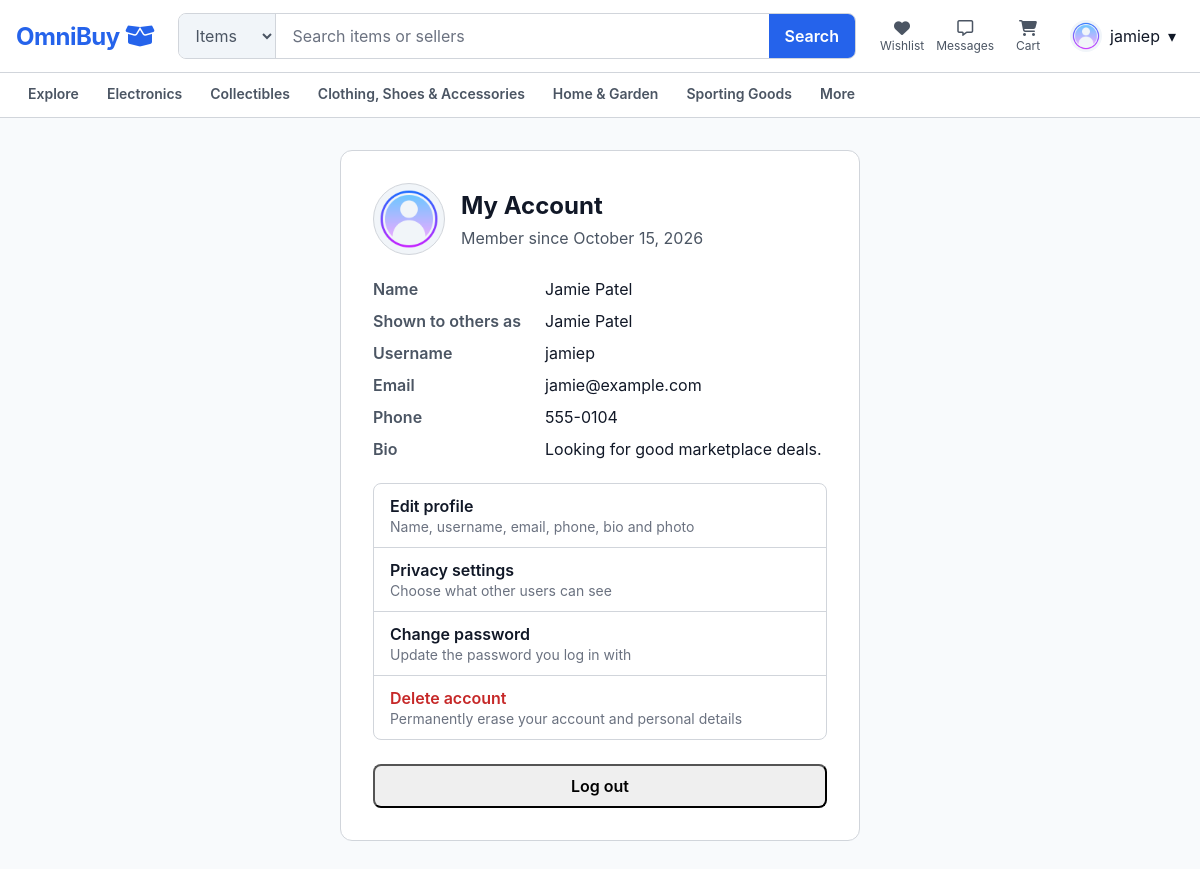
Screenshot of /pages/account.php (signed in) with the database file from the repository.
### tables this page shows
CREATE TABLE users (
    user_id BIGINT UNSIGNED NOT NULL AUTO_INCREMENT PRIMARY KEY,
    created_at TIMESTAMP NOT NULL DEFAULT CURRENT_TIMESTAMP,
    first_name VARCHAR(100) NOT NULL,
    last_name VARCHAR(100) NOT NULL,
    username VARCHAR(100) NOT NULL,
    email VARCHAR(255) NOT NULL,
    password_hash VARCHAR(255) NOT NULL,
    is_email_verified BOOLEAN NOT NULL DEFAULT FALSE,
    phone_number VARCHAR(20) NOT NULL,
    birth_date DATE NOT NULL,
    profile_image_url VARCHAR(2000) NULL,
    bio TEXT NULL DEFAULT NULL,
    is_last_name_hidden BOOLEAN NOT NULL DEFAULT FALSE,
    account_status ENUM(
        'active',
        'suspended',
        'restricted',
         
        'deleted'
    ) NOT NULL
        DEFAULT 'active',
    
    UNIQUE KEY uq_users_username (username),
    UNIQUE KEY uq_users_email (email)
);

### includes/auth.php (called while the page is built, shortened)
<?php
function isLoggedIn(): bool
{
    return isset($_SESSION['user_id']);
}
function currentUser(): ?array
{
    return [
        'user_id' => (int) $_SESSION['user_id'],
        'username' => (string) ($_SESSION['username'] ?? ''),
        'avatar_url' => (string) ($_SESSION['avatar_url'] ?? AUTH_DEFAULT_AVATAR),
        'is_seller' => (bool) ($_SESSION['is_seller'] ?? false),
    ];
}

### includes/account.php (called while the page is built, shortened)
<?php
require_once __DIR__ . '/auth.php';
function loadAccount(PDO $pdo, int $userId): ?array
{
    $stmt = $pdo->prepare('
        SELECT
            user_id, first_name, last_name, username, email, phone_number,
            birth_date, profile_image_url, bio, is_last_name_hidden, created_at
        FROM users
        WHERE user_id = :id
    ');
    $stmt->execute(['id' => $userId]);
    $account = $stmt->fetch();
    $account['user_id'] = (int) $account['user_id'];
    $account['is_last_name_hidden'] = (bool) $account['is_last_name_hidden'];
    return $account;
}
function publicDisplayName(string $firstName, string $lastName, bool $isLastNameHidden): string
{
    return $isLastNameHidden || $lastName === '' ? $firstName : "$firstName $lastName";
}

### public/pages/account.php (the view, shortened to what this page needs)
<?php
require_once __DIR__ . '/../../includes/account.php';
require __DIR__ . '/../../db_connect.php';
$account = loadAccount($pdo, currentUser()['user_id']);
include __DIR__ . '/../components/header.php';
?>
<link rel="stylesheet" href="/assets/css/auth.css">
<section class="shell auth-page">
  <div class="auth-card">
    <div class="account-heading">
      <img class="account-avatar" alt=""
        src="<?= htmlspecialchars($account['profile_image_url'] ?: AUTH_DEFAULT_AVATAR) ?>">
      <div>
        <h1>My Account</h1>
        <p class="auth-card__subtitle">
          Member since <?= htmlspecialchars(date('F j, Y', strtotime($account['created_at']))) ?>
        </p>
      </div>
    </div>
    <dl class="account-details">
      <dt>Name</dt>
      <dd><?= htmlspecialchars($account['first_name'] . ' ' . $account['last_name']) ?></dd>
      <dt>Shown to others as</dt>
      <dd><?= htmlspecialchars(publicDisplayName(
          $account['first_name'],
          $account['last_name'],
          $account['is_last_name_hidden']
      )) ?></dd>
      <dt>Username</dt>
      <dd><?= htmlspecialchars($account['username']) ?></dd>
      <dt>Email</dt>
      <dd><?= htmlspecialchars($account['email']) ?></dd>
      <dt>Phone</dt>
      <dd><?= htmlspecialchars($account['phone_number']) ?></dd>
      <dt>Bio</dt>
      <dd class="account-details__bio"><?= $account['bio'] !== null
          ? htmlspecialchars($account['bio'])
          : '<span class="account-details__empty">No bio yet</span>' ?></dd>
    </dl>
    <nav class="account-actions" aria-label="Account settings">
      <a class="account-actions__link" href="/pages/edit-profile.php">
        <span>Edit profile</span>
        <span class="account-actions__hint">Name, username, email, phone, bio and photo</span>
      </a>
      <a class="account-actions__link" href="/pages/privacy-settings.php">
        <span>Privacy settings</span>
        <span class="account-actions__hint">Choose what other users can see</span>
      </a>
      <a class="account-actions__link" href="/pages/change-password.php">
        <span>Change password</span>
        <span class="account-actions__hint">Update the password you log in with</span>
      </a>
      <a class="account-actions__link account-actions__link--danger" href="/pages/delete-account.php">
        <span>Delete account</span>
        <span class="account-actions__hint">Permanently erase your account and personal details</span>
      </a>
    </nav>
    <form action="/pages/logout.php" method="post">
      <button class="button auth-form__submit" type="submit">Log out</button>
    </form>
  </div>
</section>
<?php include __DIR__ . '/../components/footer.php'; ?>

### public/components/header.php (shortened to what this page needs)
<?php
$activeNav = $activeNav ?? '';
if (!isset($isLoggedIn) && session_status() === PHP_SESSION_ACTIVE && isset($_SESSION['user_id'])) {
    $isLoggedIn = true;
    $currentUser = $currentUser ?? [
        'username' => $_SESSION['username'] ?? 'Account',
        'avatar_url' => $_SESSION['avatar_url'] ?? '/assets/icons/default-avatar.png',
        'is_seller' => $_SESSION['is_seller'] ?? false,
    ];
}
$isLoggedIn = $isLoggedIn ?? false;
$currentUser = $currentUser ?? null;
function navActive(string $key, string $activeNav): string
{
    return $key === $activeNav ? ' is-active' : '';
}
?>
<!doctype html>
<html lang="en">
<head>
  <link rel="stylesheet" href="/assets/css/omnibuy-design-tokens.css">
  <link rel="stylesheet" href="/assets/css/shared-navigation.css">
</head>
<body>
<header class="site-header">
  <div class="site-header__top shell">
    <a class="brand" href="../index.php" aria-label="OmniBuy home">
      <span class="brand__name">
        OmniBuy
        <i class="fa-solid fa-box-open"></i>
      </span>
    </a>
    <form class="site-search" action="/pages/search.php" method="get" role="search">
      <select
        class="site-search__type"
        name="search_type"
        aria-label="Search type"
      >
        <option
          value="items"
          <?= ($searchType ?? 'items') === 'items'
            ? 'selected'
            : '' ?>
        >
          Items
        </option>
      </select>
      <input
        id="global-search"
        class="site-search__input"
        type="search"
        name="q"
        placeholder="Search items or sellers"
        autocomplete="off"
      >
      <button class="site-search__button" type="submit" aria-label="Search">Search</button>
    </form>
    <nav class="header-actions" aria-label="Account and shopping">
      <a class="icon-link" href="../pages/wishlist.php" aria-label="Wishlist">
        <i class="fa-solid fa-heart"></i>
        <span class="icon-link__label">Wishlist</span>
      </a>
      <a class="icon-link" href="../pages/messaging.php" aria-label="Messages">
        <i class="fa-regular fa-message"></i>
        <span class="icon-link__label">Messages</span>
      </a>
      <a class="icon-link" href="/cart.php" aria-label="Cart">
        <i class="fa-solid fa-cart-shopping"></i>
        <span class="icon-link__label">Cart</span>
      </a>
      <?php if ($isLoggedIn && $currentUser): ?>
        <div class="account-menu" data-account-menu>
          <button class="account-menu__trigger" type="button" aria-expanded="false" aria-controls="account-menu-panel">
            <img
              class="account-menu__avatar"
              src="<?= htmlspecialchars($currentUser['avatar_url'] ?? '/assets/icons/default-avatar.png') ?>"
              alt=""
            >
            <span><?= htmlspecialchars($currentUser['username'] ?? 'Account') ?></span>
            <span aria-hidden="true">▾</span>
          </button>
        </div>
      <?php else: ?>
        <a class="text-link" href="/pages/login.php">Log in</a>
        <a class="button button--primary button--small" href="/pages/signup.php">Sign up</a>
      <?php endif; ?>
    </nav>
  </div>
  <div class="site-header__nav-wrap">
    <nav class="primary-nav shell" id="primary-nav" aria-label="Primary navigation">
      <a class="primary-nav__link<?= navActive('home', $activeNav) ?>" href="/">Explore</a>
      <a class="primary-nav__link<?= navActive(
          'electronics',
          $activeNav,
      ) ?>" href="/category.php?category=electronics">Electronics</a>
      <a class="primary-nav__link<?= navActive(
          'collectibles',
          $activeNav,
      ) ?>" href="/category.php?category=collectibles">Collectibles</a>
      <a class="primary-nav__link<?= navActive(
          'clothing',
          $activeNav,
      ) ?>" href="/category.php?category=clothing">Clothing, Shoes & Accessories</a>
      <a class="primary-nav__link<?= navActive(
          'home-garden',
          $activeNav,
      ) ?>" href="/category.php?category=home-garden">Home & Garden</a>
      <a class="primary-nav__link<?= navActive(
          'sporting-goods',
          $activeNav,
      ) ?>" href="/category.php?category=sporting-goods">Sporting Goods</a>
      <a class="primary-nav__link" href="/categories.php">More</a>
    </nav>
  </div>
</header>
<main id="main-content" class="page-main">

### public/components/footer.php (shortened to what this page needs)
</main>
</body>
</html>

### public/assets/css/omnibuy-design-tokens.css (style rules this page uses)
:root { --color-primary: #2563EB; --color-primary-hover: #1D4ED8; --color-primary-light: #DBEAFE; --color-navy: #183B6B; --color-background: #F8FAFC; --color-surface: #FFFFFF; --color-surface-secondary: #F1F5F9; --color-border: #D1D5DB; --color-text: #111827; --color-text-secondary: #4B5563; --color-text-muted: #6B7280; --color-success: #2E7D32; --color-warning: #B26A00; --color-danger: #C62828; --font-ui: "Inter", system-ui, -apple-system, BlinkMacSystemFont, "Segoe UI", Arial, sans-serif; --radius-input: 8px; --radius-button: 8px; --radius-card: 12px; --radius-modal: 16px; --space-1: 4px; --space-2: 8px; --space-3: 12px; --space-4: 16px; --space-6: 24px; --space-8: 32px; --space-12: 48px; }

### public/assets/css/shared-navigation.css (style rules this page uses)
*, *::before, *::after { box-sizing: border-box; }
body { margin: 0; color: var(--color-text); background: var(--color-background); font-family: var(--font-ui); }
a { color: inherit; text-decoration: none; }
button, input, select { font: inherit; }
.shell { width: min(1180px, calc(100% - 32px)); margin-inline: auto; }
.site-header { position: sticky; top: 0; z-index: 50; border-bottom: 1px solid var(--color-border); background: var(--color-surface); }
.site-header__top { min-height: 72px; display: grid; grid-template-columns: auto minmax(280px, 1fr) auto; align-items: center; gap: var(--space-6); }
.brand { display: inline-flex; align-items: center; gap: var(--space-1); color: var(--color-primary); font-weight: 700; font-size: 24px; letter-spacing: -0.02em; transition: transform 0.3s ease, box-shadow 0.3s ease; }
.site-search { width: 100%; max-width: 100%; min-width: 0; display: grid; grid-template-columns: auto minmax(0, 1fr) auto; border: 1px solid var(--color-border); border-radius: var(--radius-input); overflow: hidden; background: var(--color-surface); }
.site-search__type, .site-search__input, .site-search__button { min-height: 44px; border: 0; }
.site-search__type { padding-inline: var(--space-3); border-right: 1px solid var(--color-border); color: var(--color-text-secondary); background: var(--color-surface-secondary); }
.site-search__input { min-width: 0; padding-inline: var(--space-4); color: var(--color-text); background: transparent; }
.site-search__input::placeholder { color: var(--color-text-muted); }
.site-search__button { padding-inline: var(--space-4); cursor: pointer; background: var(--color-primary); color: #fff; font-weight: 600; }
.header-actions { display: flex; align-items: center; gap: var(--space-3); white-space: nowrap; }
.icon-link { position: relative; min-width: 44px; min-height: 44px; display: inline-flex; flex-direction: column; align-items: center; justify-content: center; gap: 2px; border-radius: var(--radius-button); color: var(--color-text-secondary); }
.icon-link__label { font-size: 12px; }
.button { min-height: 44px; display: inline-flex; align-items: center; justify-content: center; padding: 0 var(--space-4); border-radius: var(--radius-button); font-weight: 600; }
.account-menu { position: relative; }
.account-menu__trigger { min-height: 44px; display: inline-flex; align-items: center; gap: var(--space-2); padding: var(--space-1) var(--space-2); border: 0; border-radius: var(--radius-button); cursor: pointer; color: var(--color-text); background: transparent; }
.account-menu__avatar { width: 32px; height: 32px; border-radius: 50%; object-fit: cover; background: var(--color-surface-secondary); }
.site-header__nav-wrap { border-top: 1px solid var(--color-border); background: var(--color-surface); }
.primary-nav { min-height: 44px; display: flex; align-items: stretch; gap: var(--space-1); overflow-x: auto; }
.primary-nav__link { min-height: 44px; display: inline-flex; align-items: center; padding-inline: var(--space-3); border-bottom: 3px solid transparent; color: var(--color-text-secondary); font-size: 14px; font-weight: 600; }
.page-main { min-height: 60vh; }

### rows the page displays
users: created_at "October 15, 2026", first_name+last_name "Jamie Patel", first_name+last_name+is_last_name_hidden "Jamie Patel", username "jamiep", email "jamie@example.com", phone_number "555-0104", bio "Looking for good marketplace deals."

### other values shown
$currentUser['username'] "jamiep"
